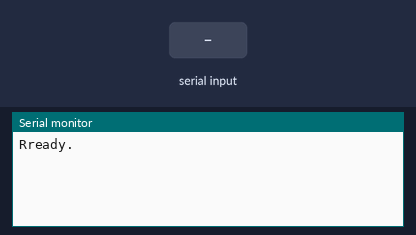
Simulated run of this sketch. Board: Arduino Leonardo, built with avr-gcc and run on an emulated ATmega32U4. Shown: the last lines printed to the serial monitor. The inputs (shaded band) are chosen by the test bench.

Above: at 1.2 s.
1.3 s: "login:\n" received over the second serial link
At 2.3 s:
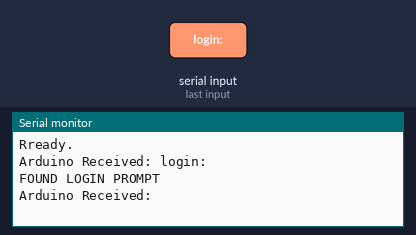
2.8 s: ":\n" received over the second serial link
At 3.5 s:
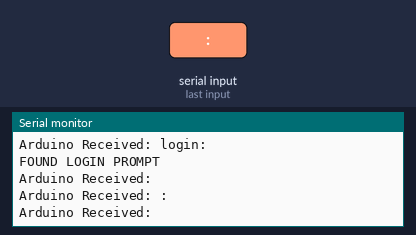

Measured:
- after the input at 1.3 s, the serial monitor: prints a new line at once (image 1)
- after the input at 2.8 s, the serial monitor: prints a new line at once (image 2)

The sketch:

SerialWaitForTest.ino
```cpp
/*
 * Simple demo that reads from the software serial port and waits for a string
 */

#include <SoftwareSerial.h>

#define BAUDRATE 115200
#define SSBAUDRATE 57600

SoftwareSerial mySerial(10, 11); // RX, TX

// Buffer to store incoming commands from serial port
String inData;

void setup() {
    Serial.begin(BAUDRATE);
      while (!Serial) {
    ; // wait for serial port to connect. Needed for Leonardo only
  }
    Serial.println("Rready.");
    mySerial.begin(SSBAUDRATE);
}

void loop() {
    while (mySerial.available() > 0) {
      char received = mySerial.read();
      inData += received;
        // Process message when new line character is recieved
        if (received == '\n' || received == ':')
        {
            Serial.print("Arduino Received: ");
            Serial.println(inData);
            if (!inData.endsWith("\n")) {
              Serial.println();
            }

            if (inData.indexOf("login:") != -1) {
              Serial.println("FOUND LOGIN PROMPT");
            }

            inData = ""; // Clear recieved buffer
        }
    }
}
```
